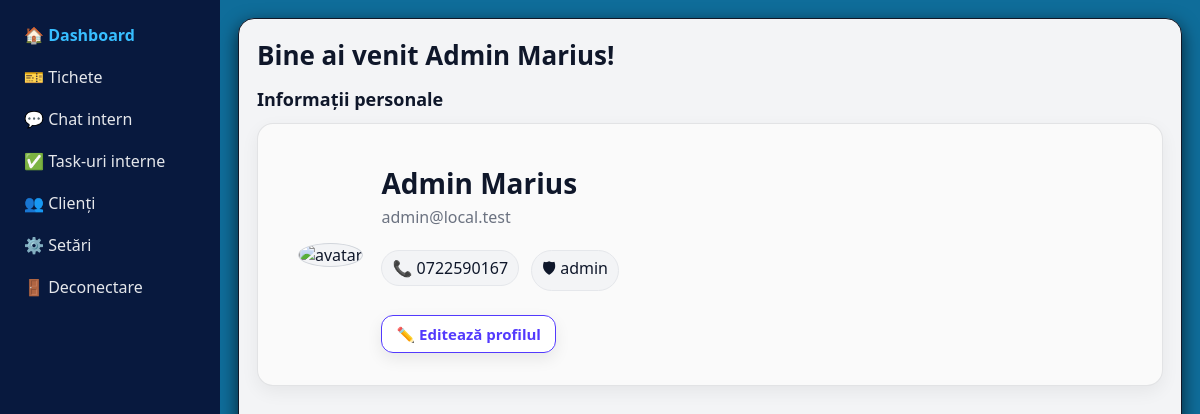
/?route=admin/dashboard (signed in), run on the app's committed database.
### tables this page shows
CREATE TABLE `users` (
  `id` int(11) NOT NULL,
  `name` varchar(100) NOT NULL,
  `company` varchar(255) DEFAULT NULL,
  `email` varchar(100) NOT NULL,
  `phone` varchar(50) DEFAULT NULL,
  `password` varchar(255) NOT NULL,
  `role` varchar(50) DEFAULT 'employee',
  `created_at` timestamp NOT NULL DEFAULT current_timestamp(),
  `address` varchar(255) DEFAULT NULL,
  `avatar` varchar(255) DEFAULT NULL,
  `city` varchar(100) DEFAULT NULL,
  `country` varchar(100) DEFAULT NULL,
  `vat` varchar(50) DEFAULT NULL,
  `is_active` tinyint(1) NOT NULL DEFAULT 1,
  `last_seen_tickets_at` datetime DEFAULT NULL,
  `last_seen_tasks_at` datetime DEFAULT NULL,
  `last_seen_chat_v2_msg_id` int(11) DEFAULT NULL,
  `last_seen_chat_msg_id` int(11) DEFAULT NULL
);

### app/controllers/DashboardController.php (called while the page is built, shortened)
<?php
class DashboardController
{
    public function adminDashboard()
    {
        global $pdo;
        $userId = Auth::id();
        $stmt = $pdo->prepare("SELECT id, name, email, phone, avatar, role FROM users WHERE id=? LIMIT 1");
        $stmt->execute([$userId]);
        $me = $stmt->fetch(PDO::FETCH_ASSOC);
        require __DIR__ . '/../views/admin/dashboard.php';
    }
}

### app/views/admin/dashboard.php (the view)
<?php require __DIR__ . '/_layout_start.php'; ?>
<?php
  $name  = $me['name'] ?? '';
  $email = $me['email'] ?? '';
  $phone = $me['phone'] ?? '';
  $role  = $me['role'] ?? '';
  $initial = strtoupper(substr(trim($name), 0, 1)) ?: '?';
?>
<h2 class="page-title">Bine ai venit <?= htmlspecialchars($name) ?>!</h2>
<h3 class="section-title">Informații personale</h3>
<div class="card card--muted">
  <div class="profile-row">
    <div>
      <?php if (!empty($me['avatar'])): ?>
        <img class="avatar" src="<?= BASE_URL ?>avatar&user_id=<?= (int)$me['id'] ?>" alt="avatar">
      <?php else: ?>
        <div class="avatar-fallback"><?= htmlspecialchars($initial) ?></div>
      <?php endif; ?>
    </div>
    <div class="flex-1">
      <div class="profile-name">
        <?= htmlspecialchars($name) ?>
      </div>
      <div class="muted profile-email">
        <?= htmlspecialchars($email) ?>
      </div>
      <div class="mt-14">
        <?php if (!empty($phone)): ?>
          <span class="pill">📞 <?= htmlspecialchars($phone) ?></span>
        <?php endif; ?>
        <?php if (!empty($role)): ?>
          <span class="pill">🛡 <?= htmlspecialchars($role) ?></span>
        <?php endif; ?>
      </div>
      <div class="mt-14 mt-32">
        <a href="<?= BASE_URL ?>admin/settings#profile" class="btn">✏️ Editează profilul</a>
      </div>
    </div>
  </div>
</div>
<?php require __DIR__ . '/_layout_end.php'; ?>

### assets/css/parts/base.css (style rules this page uses)
:root { --bg: #f6f7f9; --surface: #ffffff; --surface-2: #fafafa; --text: #0f172a; --muted: #64748b; --border: rgba(17, 24, 39, 0.10); --border-strong: rgba(17, 24, 39, 0.16); --primary: #635bff; --primary-hover: #4f46ff; --primary-soft: #eef2ff; --sidebar-bg: #f3f4f6; --sidebar-border: #e5e7eb; --primary-600: #4f46ff; --radius-sm: 10px; --radius-md: 12px; --radius-lg: 16px; --shadow-sm: 0 4px 12px rgba(0,0,0,.06); --shadow-md: 0 14px 30px rgba(0,0,0,.10); }
* { box-sizing: border-box; }
html, body { height: 100%; overflow-x: hidden; }
body { margin: 0; font-family: ui-sans-serif, system-ui, -apple-system, Segoe UI, Roboto, Arial, "Noto Sans", "Liberation Sans", sans-serif; background: var(--bg); color: var(--text); -webkit-font-smoothing: antialiased; -moz-osx-font-smoothing: grayscale; }
a { color: inherit; }
:where(a, button, input, select, textarea):focus-visible { outline: 3px solid rgba(99, 91, 255, 0.25); outline-offset: 2px; }

### assets/css/parts/ui.css (style rules this page uses)
.btn, .tab-btn { padding: 8px 14px; border-radius: 12px; border: 1px solid #533afd; background: #ffffff; color: #533afd; cursor: pointer; font-weight: 700; line-height: 1; font-size: 15px; text-decoration: none !important; box-shadow: 0 6px 16px rgba(0, 0, 0, 0.08); transition: transform 0.08s ease, box-shadow 0.18s ease, background 0.18s ease; }
a.btn, a.btn:link, a.btn:visited, a.btn:hover, a.btn:active, .content a.btn, .content a.btn:link, .content a.btn:visited, .content a.btn:hover, .content a.btn:active { text-decoration: none !important; }
.card { border: 1px solid rgba(17, 24, 39, 0.1); border-radius: 16px; background: var(--surface); padding: 16px; box-shadow: 0 6px 18px rgba(0, 0, 0, 0.06); }
.card--muted { background: #fafafa; }
.avatar { width: 110px; height: 110px; border-radius: 50%; object-fit: cover; border: 1px solid #d1d5db; background: var(--sidebar-bg); }
.muted { color: #6b7280; }
.profile-row { display: flex; gap: 18px; align-items: center; padding: 24px; }
.pill { display: inline-block; padding: 6px 10px; border-radius: 999px; border: 1px solid var(--sidebar-border); background: var(--sidebar-bg); margin-top: 8px; margin-right: 8px; }
.profile-row .mt-14 a.btn { margin-top: 24px; }
.page-title, h2 { margin: 0 0 14px; font-size: 26px; font-weight: 600; }
.section-title { margin: 0 0 12px; font-size: 18px; font-weight: 600; }
.mt-14 { margin-top: 14px; }
.mt-32 { margin-top: 32px; }
.flex-1 { flex: 1; }

### assets/css/parts/admin.css (style rules this page uses)
.profile-name { font-size: 28px; margin: 0 0 4px; font-weight: 800; }
.profile-email { font-size: 16px; }

### data on the page
users: name "Admin Marius", email "admin@local.test", phone "0722590167", role "admin"
